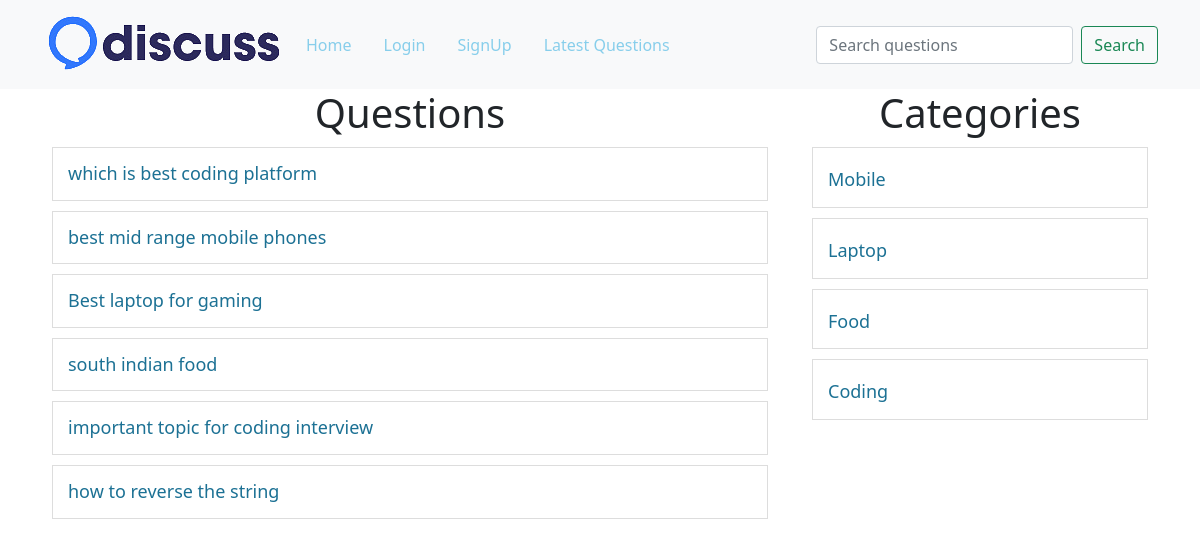
The page / on the database its author committed.
### tables this page shows
CREATE TABLE `questions` (
  `id` int(10) NOT NULL,
  `title` varchar(100) NOT NULL,
  `description` varchar(300) NOT NULL,
  `category_id` int(10) NOT NULL,
  `user_id` int(10) NOT NULL
);

CREATE TABLE `category` (
  `id` int(30) NOT NULL,
  `name` varchar(100) NOT NULL
);

### client/questions.php (the view, shortened to what this page needs)
<div class="container">
    <div class="row">
        <div class="col-8">
            <h1 class="heading">Questions</h1>
            <?php
            include("./common/db.php");
            if (isset($_GET["c-id"])) {
                $query = "select * from questions where category_id=$cid";
            } else if (isset($_GET["u-id"])) {
                $query = "select * from questions where user_id=$uid";
            } else if (isset($_GET["latest"])) {
                $query = "select * from questions order by id desc";
            } else if (isset($_GET["search"])) {
                 $query = "select * from questions where title LIKE '%$search%' ";
            }else {
                $query = "select * from questions";
            }
            $result = $conn->query($query);
            foreach ($result as $row) {
                $title = $row['title'];
                $id = $row['id'];
                echo "<div class='row question-list'>
    <h4 class='my-question'><a href='?q-id=$id'>$title</a>";
    echo "</h4></div>";
            }
            ?>
        </div>
        <div class="col-4">
            <?php include('categorylist.php'); ?>
        </div>
    </div>
</div>

### index.php (shortened to what this page needs)
<!DOCTYPE html>
<html lang="en">
<head>
   <?php include('./client/commonFiles.php');  ?>
</head>
<body>
<?php
   include('./client/header.php');
   if (isset($_GET['signup']) && (!isset($_SESSION['user']) || !isset($_SESSION['user']['username']))) {
       include('./client/signup.php');
   } else if (isset($_GET['login']) && (!isset($_SESSION['user']) || !isset($_SESSION['user']['username']))) {
       include('./client/login.php');
   } else if (isset($_GET['ask'])) {
       include('./client/ask.php');
   } else if (isset($_GET['q-id'])) {
       $qid = $_GET['q-id'];
       include('./client/question-details.php');
   } else if (isset($_GET['c-id'])) {
       $cid = $_GET['c-id'];
       include('./client/questions.php');
   } else if (isset($_GET['u-id'])) {
       $uid = $_GET['u-id'];
       include('./client/questions.php');
   } else if (isset($_GET['latest'])) {
       include('./client/questions.php');
   } else if (isset($_GET['search'])) {
       $search = $_GET['search'];
       include('./client/questions.php');
   } else {
       include('./client/questions.php');
   }
?>
</body>
</html>

### client/commonFiles.php (shortened to what this page needs)
<link href="https://cdn.jsdelivr.net/npm/bootstrap@5.0.2/dist/css/bootstrap.min.css" rel="stylesheet">
<link rel="stylesheet" href="./public/style.css" />

### client/header.php (shortened to what this page needs)
<nav class="navbar navbar-expand-lg navbar-light bg-light">
  <div class="container">
    <a class="navbar-brand" href="./">
      <img src="./public/logo.png" alt="Logo" />
    </a>
    <div class="collapse navbar-collapse justify-content-between" id="navbarNav">
      <ul class="navbar-nav flex-row gap-3">
        <li class="nav-item">
          <a class="nav-link active" href="./">Home</a>
        </li>
        <?php
        if (isset($_SESSION['user']['username']) && !empty($_SESSION['user']['username'])): ?>
          <li class="nav-item">
            <a class="nav-link" href="./server/requests.php?logout=true">Logout(<?php echo $_SESSION['user']['username'] ?>)</a>
          </li>
          <li class="nav-item">
            <a class="nav-link" href="?ask=true">Ask a Question</a>
          </li>
          <li class="nav-item">
            <a class="nav-link" href="?u-id=<?php echo $_SESSION['user']['user_id'] ?>">My Questions</a>
          </li>
        <?php else: ?>
          <li class="nav-item">
            <a class="nav-link" href="?login=true">Login</a>
          </li>
          <li class="nav-item">
            <a class="nav-link" href="?signup=true">SignUp</a>
          </li>
        <?php endif; ?>
        <li class="nav-item">
          <a class="nav-link" href="?latest=true">Latest Questions</a>
        </li>
      </ul>
      <form class="d-flex">
        <input class="form-control me-2" name="search" type="search" placeholder="Search questions">
        <button class="btn btn-outline-success" type="submit">Search</button>
      </form>
    </div>
  </div>
</nav>

### client/categorylist.php
<div>
    <h1 class="heading">Categories</h1>
    <?php
    include('./common/db.php');
    $query="select * from category";
$result = $conn->query($query);
foreach($result as $row){
    $name=  ucfirst($row['name']);
    $id= $row['id'];
    echo "<div class='row question-list'>
    <h4><a href='?c-id=$id'>$name</a></h4>
    </div>";
}
    ?>
</div>

### public/style.css (style rules this page uses)
a { color: skyblue !important; }
.heading { text-align: center; }
.question-list { border: 1px solid #ddd; padding: 15px; margin: 10px; }
.question-list h4 { margin: 0; padding: 0; }
.question-list a,.question-title { font-size: 18px; text-decoration: none; color: #1c7194 !important; }
.my-question { display: flex; justify-content: space-between; }

### rows shown on the page
questions: title "which is best coding platform"
questions: title "best mid range mobile phones"
questions: title "Best laptop for gaming"
questions: title "south indian food"
questions: title "important topic for coding interview"
questions: title "how to reverse the string"
category: name "Mobile"
category: name "Laptop"
category: name "Food"
category: name "Coding"
